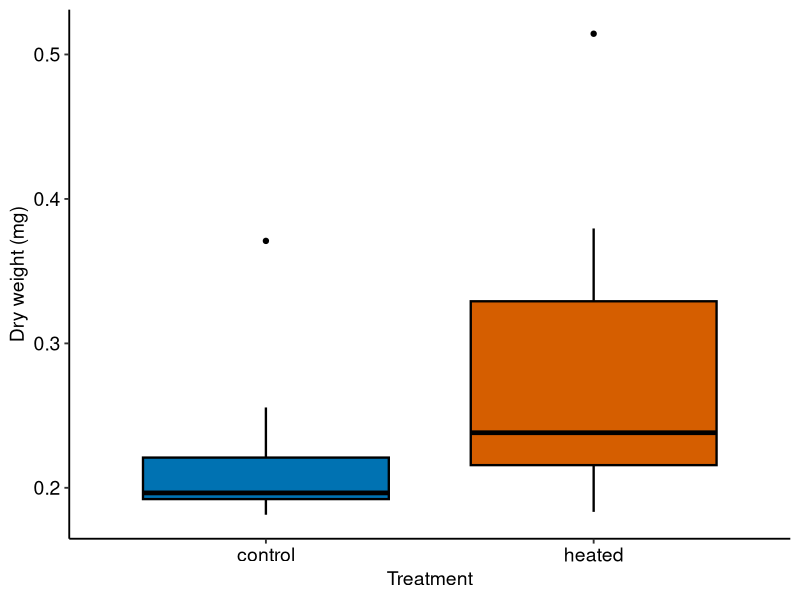
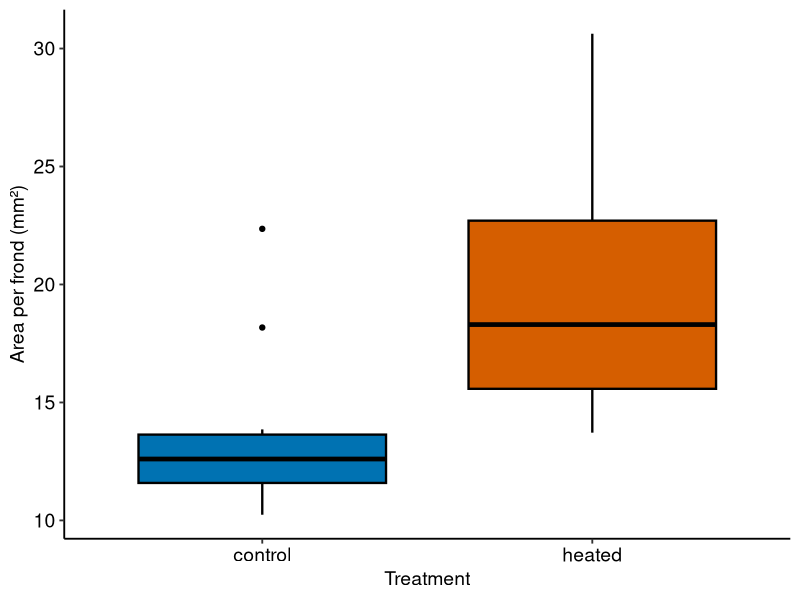

Here is the R script that generated these plots, in order:
## ---- chunk 1
library(dplyr)
library(ggplot2)
library(readxl)
library(readr)
library(car)
library(lme4)
library(ggpubr)
## ---- chunk 2
df <- read.table("data_morphology.txt", sep = "\t", header = TRUE) %>%
  mutate(
    area_frond   = parse_number(as.character(area_frond)),
    weight_frond = parse_number(as.character(weight_frond))
  )
## ---- chunk 3
base_theme <- theme_classic(base_size = 14) +
  theme(
    panel.grid = element_blank(),
    axis.title.x = element_text(color = "black", size = 14),
    axis.title.y = element_text(color = "black", size = 14),
    axis.text.x  = element_text(color = "black", size = 14),
    axis.text.y  = element_text(color = "black", size = 14),
    legend.position = "none",
    plot.tag = element_text(face = "bold")
  )

# Color scale
treat_colors <- scale_fill_manual(
  values = c(control = "#0072B2", heated = "#D55E00")
)
## ---- chunk 4
df_wt <- df %>% filter(!is.na(weight_frond))

px2 <- ggplot(df_wt, aes(x = treatment, y = weight_frond, fill = treatment)) +
  geom_boxplot(
    color = "black",
    linewidth = 0.8,
    outlier.color = "black"
  ) +
  treat_colors +
  labs(
    x = "Treatment",
    y = "Dry weight (mg)"
  ) +
  base_theme

px2
## ---- chunk 5
model_wt <- lmer(weight_frond ~ treatment + (1 | block), data = df_wt)
Anova(model_wt, test = "F")
summary(model_wt)
## ---- chunk 6
df_area <- df %>% filter(!is.na(area_frond))

px1 <- ggplot(df_area, aes(x = treatment, y = area_frond, fill = treatment)) +
  geom_boxplot(
    color = "black",
    linewidth = 0.8,
    outlier.color = "black"
  ) +
  treat_colors +
  labs(
    x = "Treatment",
    y = "Area per frond (mm²)"
  ) +
  base_theme

px1
## ---- chunk 7
model_area <- lmer(area_frond ~ treatment + (1 | block), data = df_area)
Anova(model_area, test = "F")
summary(model_area)

model_wt <- lmer(weight_frond ~ treatment + (1 | block), data = df_wt)
Anova(model_wt, test = "F")
summary(model_wt)
